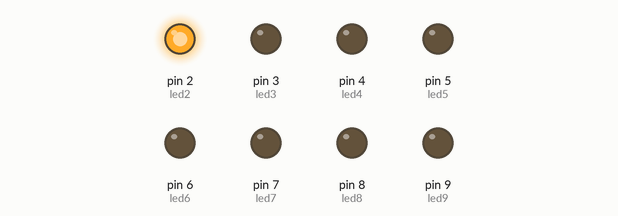
This sketch was run on a simulated Arduino Uno, built with avr-gcc and run on an emulated ATmega328P. Parts: output pins drawn as LEDs (lit = HIGH).

Above: at 0.03 s.
At 0.38 s:
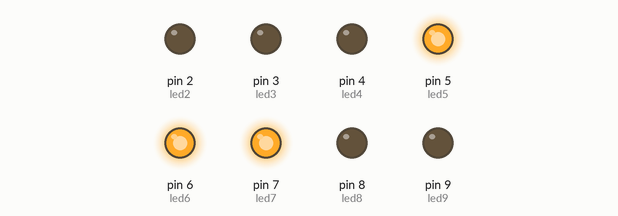
At 0.73 s:
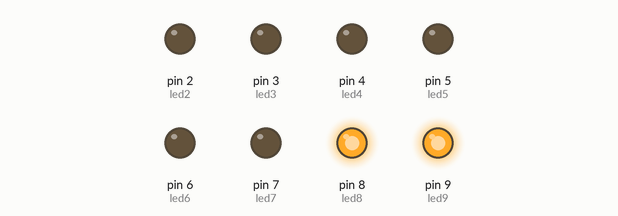
At 1.5 s:
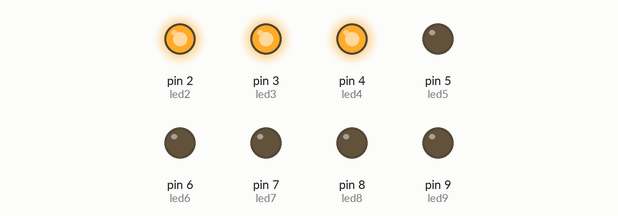
At 2.2 s:
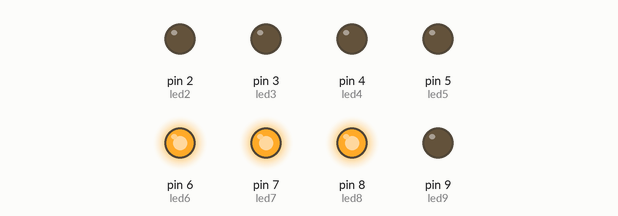
At 2.97 s:
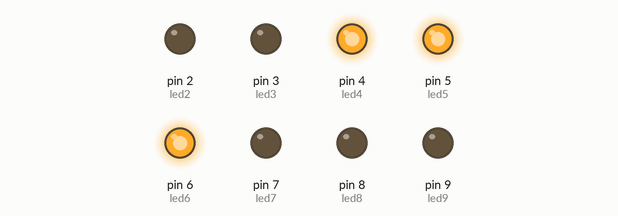
Timing chart, 0 to 3.3 s (numbered marks = the images above):
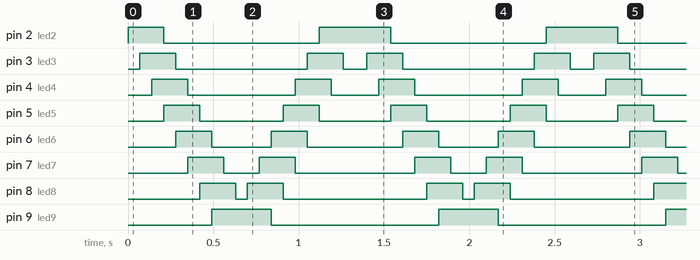

Measured:
- by itself, pin 2 (led2): repeats every 1.3 s: LOW 0.91 s, HIGH 0.42 s
- by itself, pin 3 (led3): repeats every 1.3 s: LOW 0.77 s, HIGH 0.21 s, LOW 0.14 s, HIGH 0.21 s
- by itself, pin 4 (led4): repeats every 1.3 s: LOW 0.63 s, HIGH 0.21 s, LOW 0.28 s, HIGH 0.21 s
- by itself, pin 5 (led5): alternates HIGH for 0.21 s and LOW for 0.49 s
- by itself, pin 6 (led6): repeats every 1.3 s: LOW 0.35 s, HIGH 0.21 s, LOW 0.56 s, HIGH 0.21 s
- by itself, pin 7 (led7): repeats every 1.3 s: LOW 0.21 s, HIGH 0.21 s, LOW 0.70 s, HIGH 0.21 s
- by itself, pin 8 (led8): repeats every 1.3 s: LOW 0.07 s, HIGH 0.21 s, LOW 0.84 s, HIGH 0.21 s
- by itself, pin 9 (led9): alternates HIGH for 0.35 s and LOW for 0.98 s

The sketch:

Prj01.3.ino
```cpp
const int led2 = 2;
const int led3 = 3;
const int led4 = 4;
const int led5 = 5;
const int led6 = 6;
const int led7 = 7;
const int led8 = 8;
const int led9 = 9;
int pausa = 70;

void setup()
{
  pinMode(led2, OUTPUT);
  pinMode(led3, OUTPUT);
  pinMode(led4, OUTPUT);
  pinMode(led5, OUTPUT);
  pinMode(led6, OUTPUT);
  pinMode(led7, OUTPUT);
  pinMode(led8, OUTPUT);
  pinMode(led9, OUTPUT);
}
void loop()
{

  digitalWrite (led2, HIGH);
  delay(pausa);

  digitalWrite (led3, HIGH);
  delay(pausa);

  digitalWrite (led4, HIGH);
  delay(pausa);

  digitalWrite (led5, HIGH);
  digitalWrite (led2, LOW);
  delay(pausa);

  digitalWrite (led6, HIGH);
  digitalWrite (led3, LOW);
  delay(pausa);

  digitalWrite (led7, HIGH);
  digitalWrite (led4, LOW);
  delay(pausa);

  digitalWrite (led8, HIGH);
  digitalWrite (led5, LOW);
  delay(pausa);

  digitalWrite (led9, HIGH);
  digitalWrite (led6, LOW);
  delay(pausa);

  digitalWrite (led7, LOW);
  delay(pausa);

  digitalWrite (led8, LOW);
  delay(pausa);

  digitalWrite (led8, HIGH);
  delay(pausa);

  digitalWrite (led7, HIGH);
   delay(pausa);

  digitalWrite (led9, LOW);
  digitalWrite (led6, HIGH);
   delay(pausa);

  digitalWrite (led8, LOW);
  digitalWrite (led5, HIGH);
   delay(pausa);

  digitalWrite (led7, LOW);
  digitalWrite (led4, HIGH);
   delay(pausa);

  digitalWrite (led6, LOW);
  digitalWrite (led3, HIGH);
  delay(pausa);

  digitalWrite (led5, LOW);
  digitalWrite (led2, HIGH);
  delay(pausa);

  digitalWrite (led4, LOW);
  delay(pausa);

  digitalWrite (led3, LOW);
  delay(pausa);

  }
```
